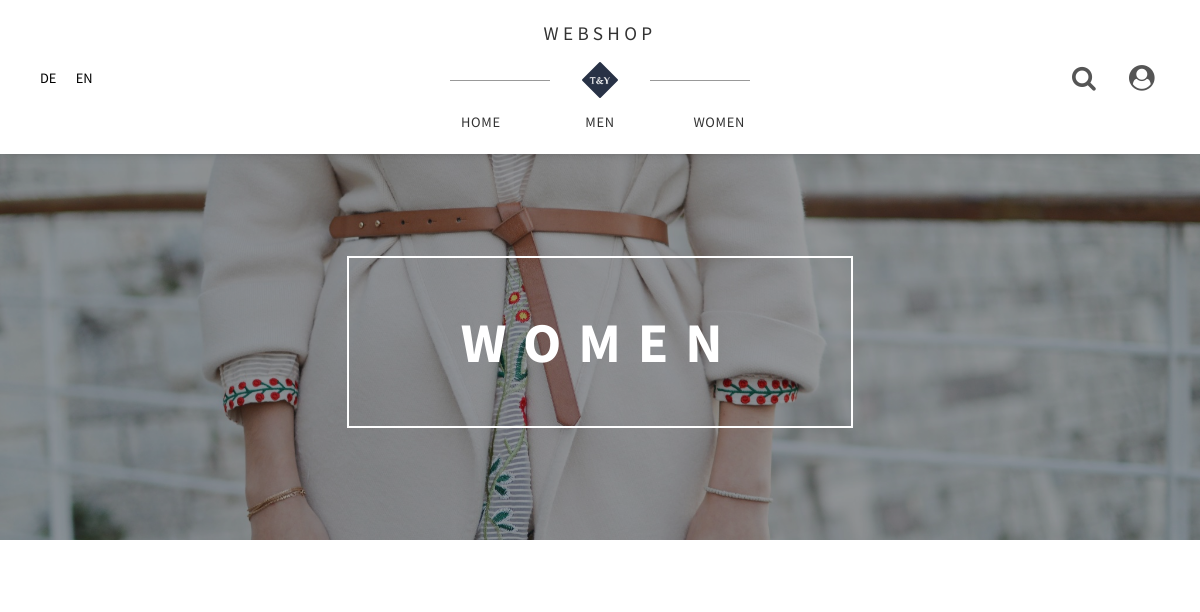
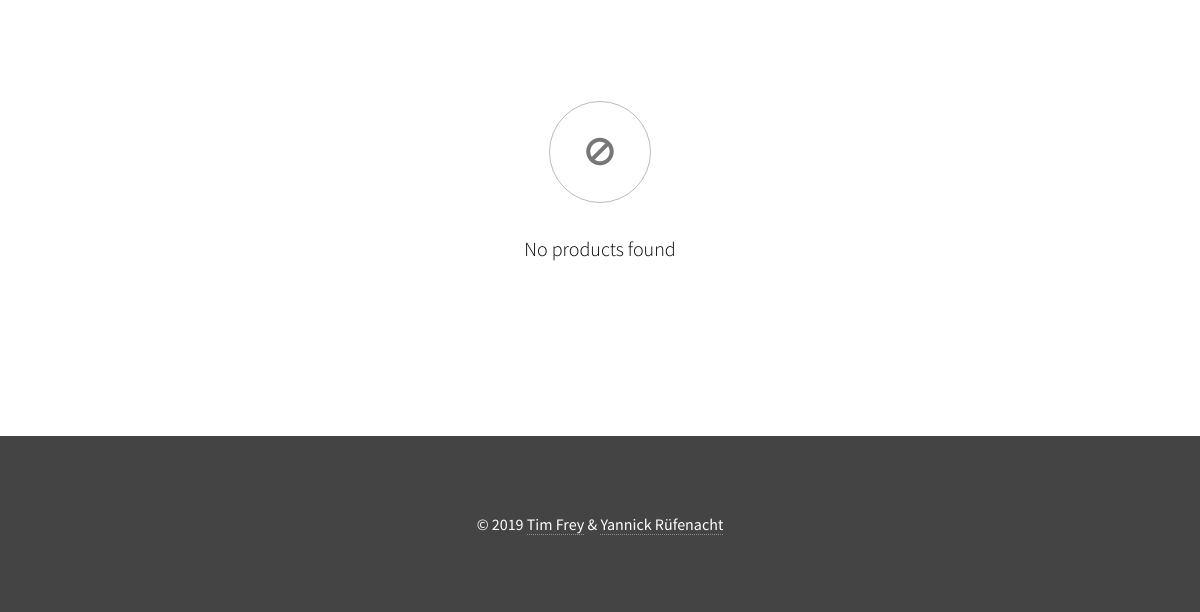
Page /en/product/women on the earlier database version (2 pictures, top to bottom).
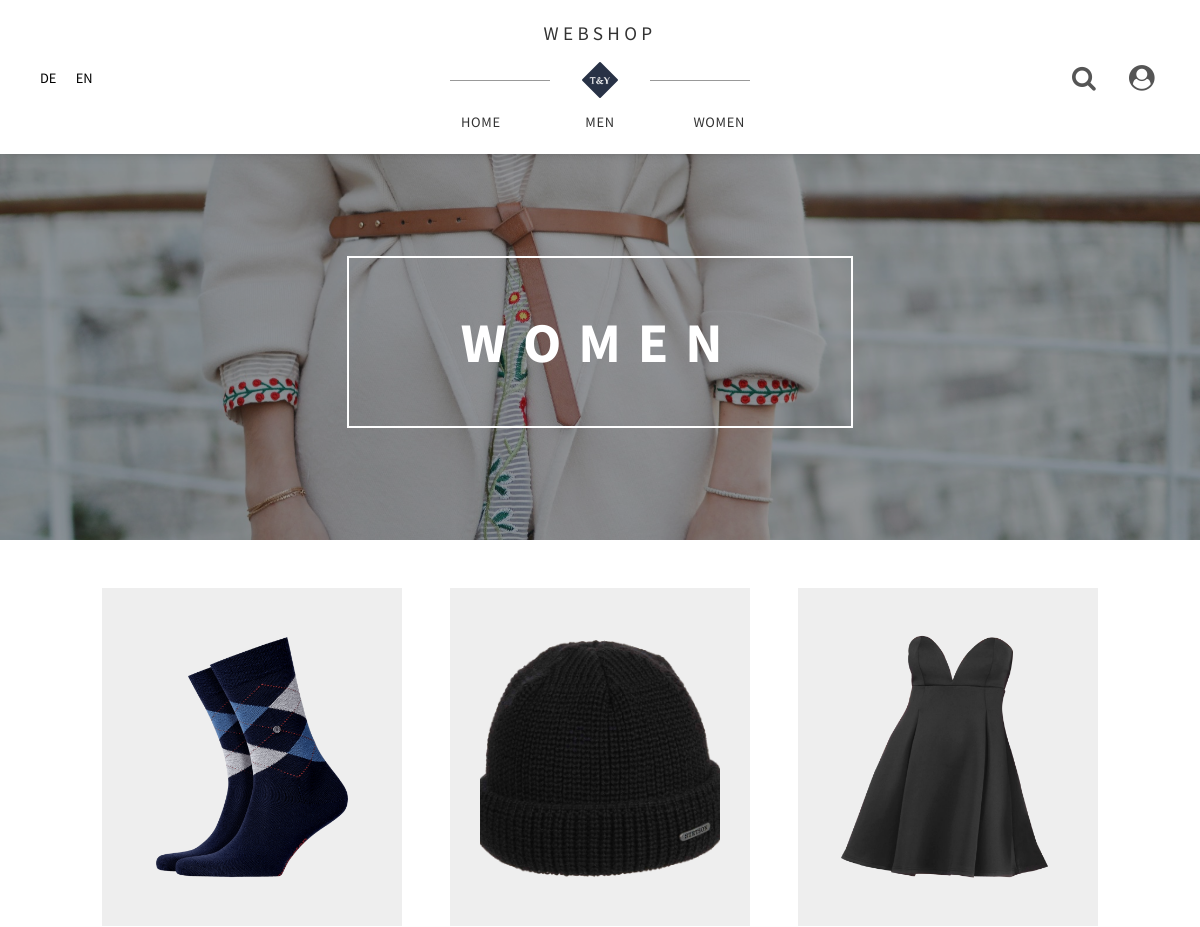
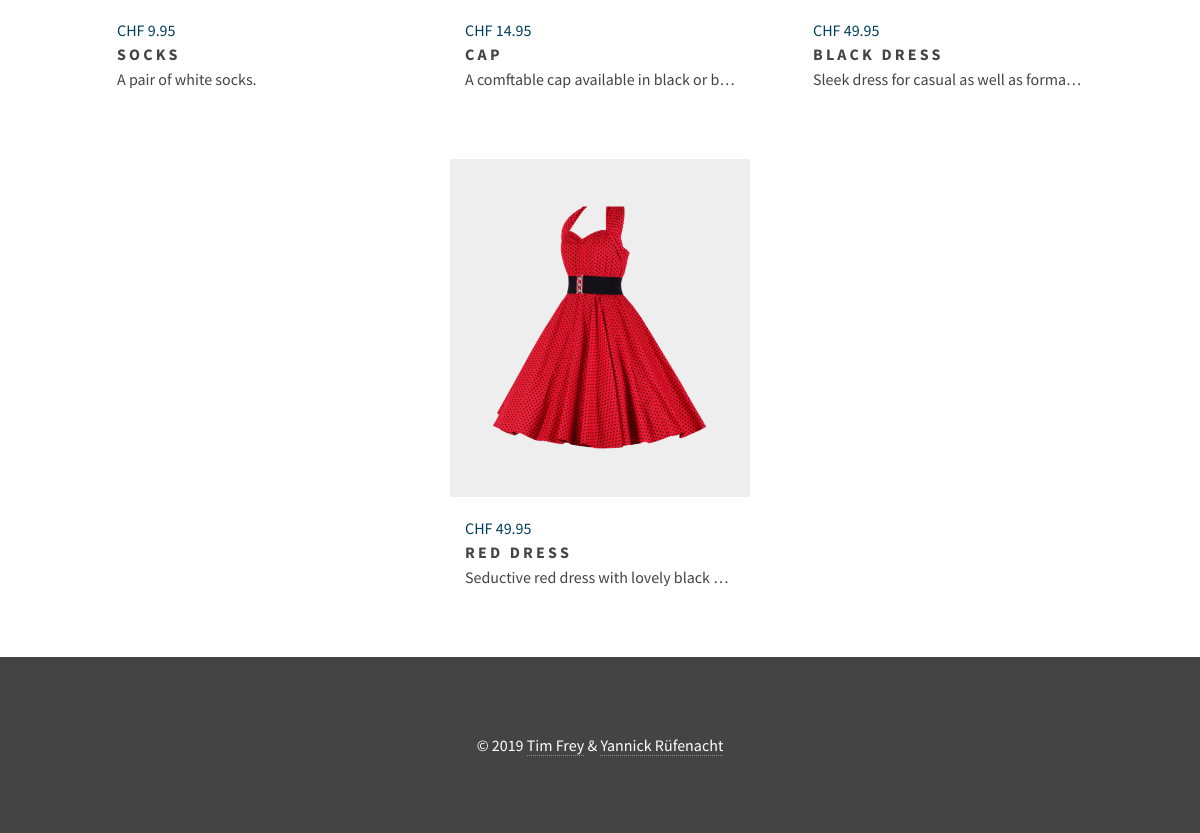
Same page on the later database version (2 pictures, top to bottom).
### tables this page shows
CREATE TABLE `products` (
  `ID` int(11) NOT NULL,
  `Name_DE` varchar(255) DEFAULT NULL,
  `Name_EN` varchar(255) DEFAULT NULL,
  `Description_DE` text DEFAULT NULL,
  `Description_EN` text DEFAULT NULL,
  `Sex` varchar(10) NOT NULL,
  `Image` varchar(4096) DEFAULT NULL,
  `Price` double NOT NULL
);

### src/lib/View.php (called while the page is built, shortened)
<?php
class View
{
    private $viewfile;
    public function __construct($viewfile)
    {
        $this->viewfile = "src/view/$viewfile.php";
    }
    public function display()
    {
        require 'src/view/header.php';
        require $this->viewfile;
        require 'src/view/footer.php';
    }
}

### src/controller/ProductController.php (called while the page is built, shortened)
<?php
require_once 'src/model/ProductModel.php';
class ProductController
{
    public function women()
    {
        $productModel = new ProductModel();
        $view = new View('default_index');
        $view->title = _WOMEN;
        $view->heading = _WOMEN;
        $view->banner = 'banner_women.jpg';
        $view->products = $productModel->getProductsBySex("Female");
        $view->display();
    }
}

### src/lib/Dispatcher.php (called while the page is built, shortened)
<?php
class Dispatcher
{
    public function dispatch()
    {
        $uri = $_SERVER['REQUEST_URI'];
        $uri = strtok($uri, '?');
        $uri = substr($uri, strlen(_ROOT));
        $uri = trim($uri, '/');
        $uriFragments = explode('/', $uri);
        $offset = 0;
        $lang = require 'src/view/languages/lang_config.php';
        if(array_key_exists($uriFragments[$offset], $lang))
        {
            $offset++;
        }
        $method = 'index';
        if (!empty($uriFragments[$offset + 1]))
        {
            $method = $uriFragments[$offset + 1];
        }
        $controller = new $controllerName();
        $controller->$method();
    }
}

### index.php (called while the page is built, shortened)
<?php
require_once 'src/lib/Dispatcher.php';
require_once 'src/lib/View.php';
$dispatcher = new Dispatcher();
$dispatcher->dispatch();
?>

### src/lib/ConnectionHandler.php (called while the page is built, shortened)
<?php
class ConnectionHandler
{
    private static $connection = null;
    public static function getConnection()
    {
        if (self::$connection === null)
        {
            $config = require 'config.php';
            $host = $config['database']['host'];
            $username = $config['database']['username'];
            $password = $config['database']['password'];
            $database = $config['database']['database'];
            self::$connection = new MySQLi($host, $username, $password, $database);
            self::$connection->set_charset('utf8');
        }
        return self::$connection;
    }
}

### src/model/ProductModel.php (called while the page is built, shortened)
<?php
class ProductModel extends Model
{
    protected $tableName = 'products';
    public function getProductsBySex($sex)
    {
        $query = "SELECT * FROM $this->tableName WHERE Sex = ?";
        $statement = ConnectionHandler::getConnection()->prepare($query);
        $statement->bind_param('s', $sex);
        $statement->execute();
        $result = $statement->get_result();
        $rows = array();
        while($row = $result->fetch_object())
        {
            $rows[] = $row;
        }
        return $rows;
    }
}

### src/view/default_index.php (the view)
<?php if (isset($banner)): ?>
<div class="banner" style="background-image: url('<?=_ROOT?>src/view/images/<?=$banner?>');">
    <div class="banner__overlay">
        <div class="banner__overlay__title"><?=$heading?></div>
    </div>
</div>
<?php endif; ?>
<section class="products">
    <?php if (empty($products)): ?>
        <div class="basket__empty">
            <div class="basket__empty__icon">
                <i class="fa fa-ban fa-2x" aria-hidden="true"></i>
            </div>
            <p><?=_PRODUCTS_EMPTY?></p>
        </div>
    <?php else: ?>
        <?php foreach ($products as $product) : ?>
            <a href="<?=_ROOT.$_SESSION['lang']['name']?>/product?product_id=<?= $product->ID; ?>">
                <div class="products__item">
                    <div class="products__item__img">
                        <div style="background-image: url('<?=_ROOT?>src/view/images/<?= $product->Image; ?>');"></div>
                    </div>
                    <div class="products__item__desc">
                        <span>CHF <?=$product->Price?></span>
                        <h2><?= $product->{'Name_'.strtoupper($_SESSION['lang']['name'])}; ?></h2>
                        <h4><?= $product->{'Description_'.strtoupper($_SESSION['lang']['name'])}; ?></h4>
                    </div>
                </div>
            </a>
        <?php endforeach; ?>
    <?php endif; ?>
</section>

Differences in the rows shown:
now on this page (row edited): products: Image (picture), Price "9.95", name "SOCKS", name "A pair of white socks."
now on this page (row edited): products: Image (picture), Price "14.95", name "CAP", name "A comftable cap available in black or b…"
added products: Image (picture), Price "49.95", name "BLACK DRESS", name "Sleek dress for casual as well as forma…"
added products: Image (picture), Price "49.95", name "RED DRESS", name "Seductive red dress with lovely black…"
Other differences:
_PRODUCTS_EMPTY: "No products found" → (not shown)
